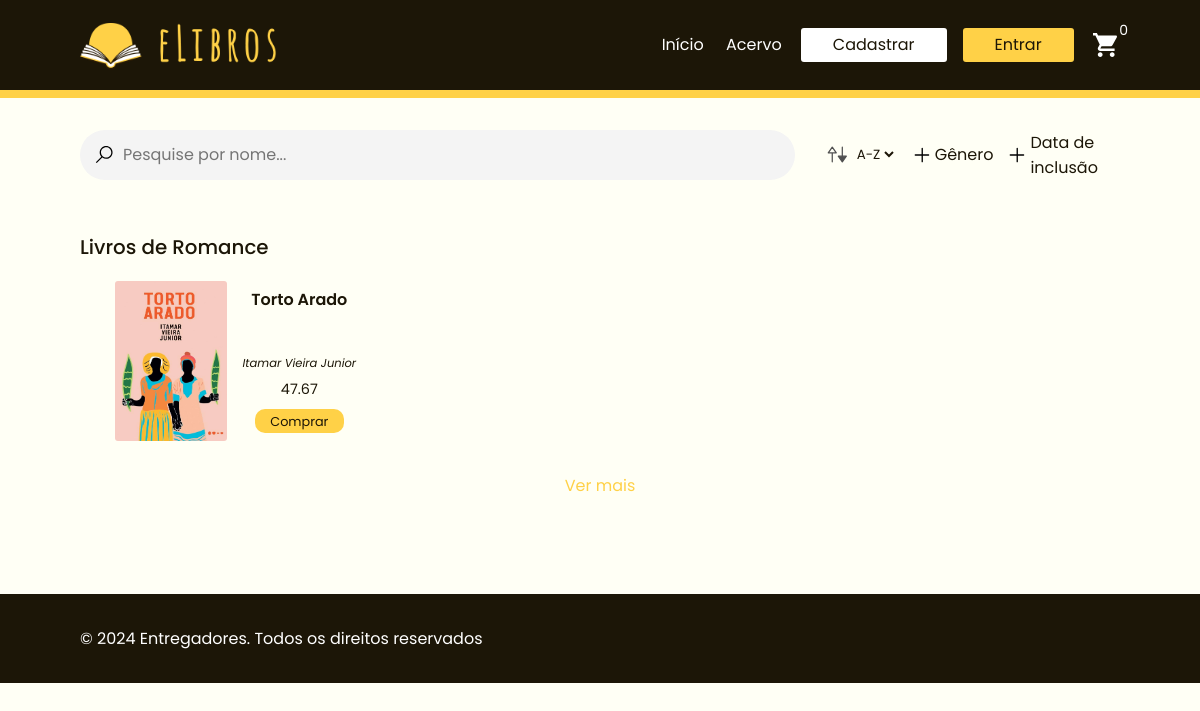
Screenshot of /site-frontend/acervo.php with the database file from the repository.
### tables this page shows
CREATE TABLE genero_literario (
    id INT AUTO_INCREMENT PRIMARY KEY,
    nome VARCHAR(50) UNIQUE NOT NULL
);

CREATE TABLE livro (
    id INT AUTO_INCREMENT PRIMARY KEY,
    titulo VARCHAR(200) NOT NULL,
    subtitulo VARCHAR(200),
    data_de_publicacao DATE,
    ano_de_publicacao INT NOT NULL,
    capa VARCHAR(255),
    ISBN VARCHAR(15) UNIQUE NOT NULL,
    sinopse TEXT,
    editora VARCHAR(100) DEFAULT 'Editora não informada',
    preco DECIMAL(5, 2) DEFAULT 0.00 NOT NULL,
    desconto DECIMAL(5, 2),
    quantidade INT NOT NULL,
    qtd_vendidos INT DEFAULT 0
);

### site-frontend/acervo.php (called while the page is built, shortened)
<?php
include(__DIR__ . '/_base.php');
?>

### site-frontend/utils.php (called while the page is built)
<?php
function remove_special_characters($string) {
    return preg_replace('/[^A-Za-z0-9\-]/', '', str_replace(' ', '-', $string));
}
?>

### site-frontend/acervo_content.php (the view, shortened to what this page needs)
<?php
include('config.php');
include('utils.php');
$sql_generos = "SELECT * FROM genero_literario";
$result_generos = $conn->query($sql_generos);
$generos = [];
while ($row = $result_generos->fetch_assoc()) {
    $generos[] = $row;
}
$livros_genero = [];
do {
    $genero = $generos[array_rand($generos)];
    $sql_livros_genero = "
        SELECT l.*, GROUP_CONCAT(u.nome SEPARATOR ', ') AS autores
        FROM livro l
        JOIN livro_genero lg ON l.id = lg.livro_id
        JOIN livro_autor la ON l.id = la.livro_id
        JOIN autor a ON la.autor_id = a.id
        JOIN usuario u ON a.id_usuario = u.id
        WHERE lg.genero_id = " . $genero['id'] . "
        GROUP BY l.id";
    $result_livros_genero = $conn->query($sql_livros_genero);
} while ($result_livros_genero->num_rows == 0);
while ($row = $result_livros_genero->fetch_assoc()) {
    $livros_genero[] = $row;
}
$categoria_clean = remove_special_characters($genero['nome']);
$categoria = 'Livros de ' . $genero['nome'];
?>
<main>
    <section id="search">
        <form id="search" action="explorar.html">
            <div id="search">
                <img src="static/images/icons/lupa.svg">
                <input type="search" name="pesquisa" placeholder="Pesquise por nome..." size="52">
            </div>
            <div id="filter">
                <div id="select">
                    <img src="static/images/icons/filter.svg">
                    <select>
                        <option value="-1">A-Z</option>
                    </select>
                </div>
                <div id="genero">
                    <label><img src="static/images/icons/Bplus.svg"> Gênero</label>
                </div>
                <div id="data">
                    <label><img src="static/images/icons/Bplus.svg"> Data de inclusão</label>
                </div>
            </div>
        </form>
    </section>
    <section class="livros">
        <h2><?php echo $categoria; ?></h2>
        <div class="swiper <?php echo $categoria_clean; ?>">
            <div class="swiper-wrapper">
                <?php foreach ($livros_genero as $livro) { ?>
                <div class="swiper-slide">
                    <a href="livro.php?id=<?php echo $livro['id']; ?>">
                    <div>
                        <figure>
                            <?php if ($livro['capa']) { ?>
                            <img src="<?php echo $livro['capa']; ?>">
                            <?php } else { ?>
                            <img src="static/images/placeholder.png" width="100px">
                            <?php } ?>
                        </figure>
                        <div>
                            <h3>
                                <?php echo $livro['titulo']; ?>
                            </h3>
                            <p><?php echo $livro['autores']; ?></p>
                            <p><?php echo $livro['preco']; ?></p>
                            <a href="livro.php?id=<?php echo $livro['id']; ?>" class="livro_botao_comprar">Comprar</a>
                        </div>
                    </div>
                    </a>
                </div>
                <?php } ?>
            </div>
        </div>
        <p><a href="acervo.php">Ver mais</a></p>
    </section>
</main>

### site-frontend/static/css/base.css (style rules this page uses)
body { background-color: #FFFFF5; width: 100%; }
a { text-decoration: none; }
* { margin: 0; padding: 0; font-family: Poppins; color: #1C1607; }
h2 { color: #1C1607; font-size: 1.6em; font-weight: 500; }
section { padding: 0 5em; }
figure { display: flex; }
.livros { padding: 1em 5em; }
.livros h2 { margin: 1em 0; font-size: 1.24em; }
.swiper-slide { display: flex; justify-content: center; align-items: center; }
.swiper-slide>div { display: flex; justify-content: center; text-align: center; align-items: center; }
.swiper-wrapper:nth-child(1)>div { text-align: left; }
.swiper { margin: 0 auto; gap: 1em; display: flex; position: relative; align-items: center; overflow: hidden; }
.swiper-slide>div figure img { width: 7em; height: 10em; border-radius: 3px; }
.swiper-slide>div>div h3 { font-size: 1em; font-weight: 600; width: 8em; padding: 0 .5em; height: 3em; line-height: 1.2em; }
.swiper-slide>div>div p { font-size: .9em; margin: .5em 0; font-weight: 400; padding-top: 0; }
.swiper-slide>div>div p:nth-child(2) { font-size: .72em; font-style: italic; padding-top: 1em; }
.livro_botao_comprar { font-size: .8em; color: #1C1607; text-decoration: none; background-color: #FFD147; border-radius: 10px; padding: 0.3em 1.2em; margin: 1em 0; }
.livros>p a { color: #FFD147; font-size: 1em; font-weight: 400; margin: 2em auto 0; display: block; text-align: center; }
section#search { display: flex; flex-direction: column; gap: 1em; margin-top: 2em; margin-bottom: 1em; }
form#search { display: flex; gap: 2em; font-family: 'Poppins'; }
div#search { display: flex; align-items: center; gap: 10px; background-color: #F4F4F4; padding: 0 15px; border-radius: 30px; }
div#search input { width: 100%; background-color: transparent; border: none; padding: 5px 0; font-size: 1em; }
div#filter { display: flex; align-items: center; gap: 1em; }
div#filter label { display: flex; align-items: center; gap: 5px; }
div#select { display: flex; align-items: center; gap: 5px; font-size: 1em; }
div#select select { background-color: transparent; border: 1px solid #FFFFF5; }

### rows the page displays
livro: capa (picture), titulo "Torto Arado", autores "Itamar Vieira Junior", preco "47.67"

### other values shown
$_SESSION['carrinho_numero_itens'] "0"
